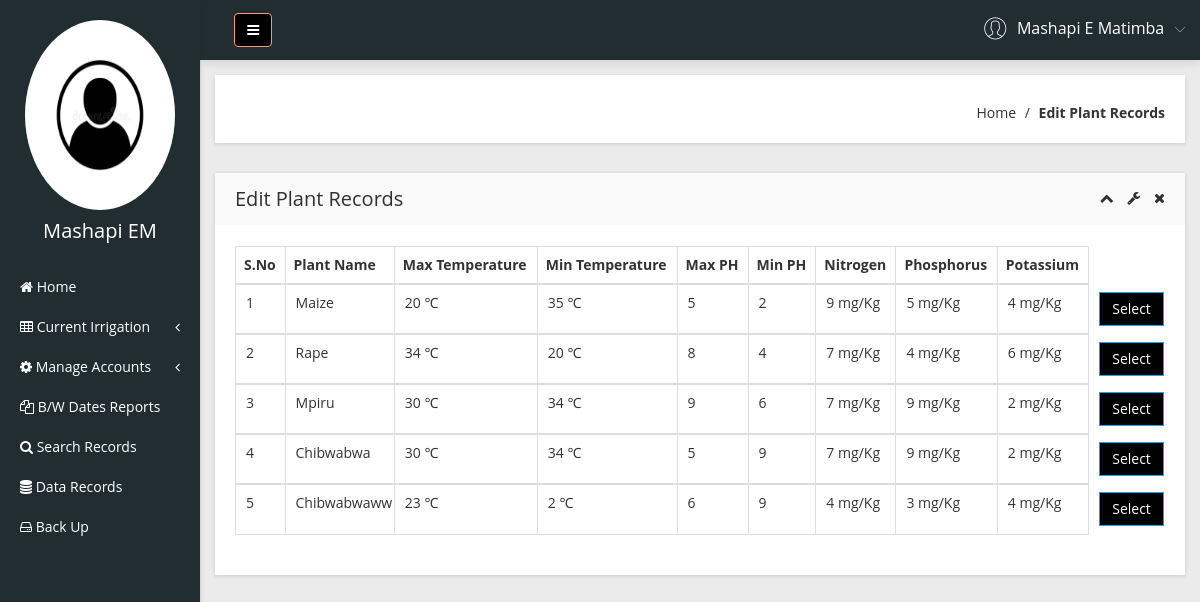
Page /Admin/change-irrigation.php (signed in) on the committed database.
### tables this page shows
CREATE TABLE `manager` (
  `ID` smallint(255) unsigned NOT NULL,
  `Admin_name` text NOT NULL,
  `Admin_username` text NOT NULL,
  `Admin_email` varchar(255) NOT NULL,
  `Phone_number` varchar(14) NOT NULL,
  `Password` varchar(255) NOT NULL,
  `Registration_date` datetime NOT NULL,
  PRIMARY KEY (`Admin_email`,`ID`)
);

CREATE TABLE `plant_records` (
  `ID` smallint(255) unsigned NOT NULL,
  `Plant_name` varchar(255) NOT NULL,
  `Ph_low` tinyint(3) unsigned NOT NULL,
  `Ph_high` tinyint(3) unsigned NOT NULL,
  `Temp_high` tinyint(4) NOT NULL,
  `Temp_low` tinyint(4) NOT NULL,
  `Moisture_high` smallint(5) unsigned NOT NULL,
  `Moisture_low` smallint(5) unsigned NOT NULL,
  `Nitrogen` tinyint(3) unsigned NOT NULL,
  `Phosphorus` tinyint(3) unsigned NOT NULL,
  `Potassium` tinyint(3) unsigned NOT NULL,
  PRIMARY KEY (`ID`,`Plant_name`)
);

### Admin/change-irrigation.php (the view, shortened to what this page needs)
<?php
include('includes/dbconnection.php');
if (strlen($_SESSION['smaid']==0)) {
  header('location:logout.php');
  } else{
  ?>
<!doctype html>
<html class="no-js" lang="en">
<head>
    <link rel="stylesheet" href="css/bootstrap.min.css">
    <link rel="stylesheet" href="css/font-awesome.min.css">
    <link rel="stylesheet" href="css/adminpro-custon-icon.css">
    <link rel="stylesheet" href="css/meanmenu.min.css">
    <link rel="stylesheet" href="css/jquery.mCustomScrollbar.min.css">
    <link rel="stylesheet" href="css/animate.css">
    <link rel="stylesheet" href="css/data-table/bootstrap-table.css">
    <link rel="stylesheet" href="css/data-table/bootstrap-editable.css">
    <link rel="stylesheet" href="css/normalize.css">
    <link rel="stylesheet" href="css/c3.min.css">
    <link rel="stylesheet" href="style.css">
    <link rel="stylesheet" href="css/responsive.css">
</head>
<body class="materialdesign">
    <div class="wrapper-pro">
      <?php include_once('includes/sidebar.php');?>
        <?php include_once('includes/header.php');?>
            <div class="breadcome-area mg-b-30 small-dn">
                <div class="container-fluid">
                    <div class="row">
                        <div class="col-lg-12">
                            <div class="breadcome-list shadow-reset">
                                <div class="row">
                                    <div class="col-lg-12">
                                        <ul class="breadcome-menu">
                                            <li><a href="dashboard.php">Home</a> <span class="bread-slash">/</span>
                                            </li>
                                            <li><span class="bread-blod">Edit Plant Records</span>
                                            </li>
                                        </ul>
                                    </div>
                                </div>
                            </div>
                        </div>
                    </div>
                </div>
            </div>
            <div class="data-table-area mg-b-15">
                <div class="container-fluid">
                    <div class="row">
                        <div class="col-lg-12">
                            <div class="sparkline13-list shadow-reset">
                                <div class="sparkline13-hd">
                                    <div class="main-sparkline13-hd">
                                        <h1>Edit <span class="table-project-n"></span> Plant Records</h1>
                                        <div class="sparkline13-outline-icon">
                                            <span class="sparkline13-collapse-link"><i class="fa fa-chevron-up"></i></span>
                                            <span><i class="fa fa-wrench"></i></span>
                                            <span class="sparkline13-collapse-close"><i class="fa fa-times"></i></span>
                                        </div>
                                    </div>
                                </div>
                                <div class="sparkline13-graph">
                                    <div class="datatable-dashv1-list custom-datatable-overright">
                                        <table class="table table-bordered table-hover">
                                            <thead>
                                                <tr>
                                                    <th>S.No</th>
                                                    <th>Plant Name</th>
                                                    <th>Max Temperature</th>
                                                    <th>Min Temperature</th>
                                                    <th>Max PH</th>
                                                    <th>Min PH</th>
                                                    <th>Nitrogen</th>
                                                    <th>Phosphorus</th>
                                                    <th>Potassium</th>
                                                    <th style="border-right-style: hidden; border-bottom-style: hidden; border-top-style: hidden"></th>
                                                </tr>
                                            </thead>
                                            <tbody>
                                              <?php
$sql="SELECT * from plant_records" ;
$query = $Conn -> query($sql);
$cnt=1;
if($query->num_rows > 0){
while($row = $query->fetch_assoc()){
            ?>
                                                <tr class="text-center">
                                                    <td><?php echo htmlentities($cnt);?></td>
                                                    <td><?php  echo $row['Plant_name'];?></td>
                                                    <td><?php  echo $row['Temp_high'];?> &#8451;</td>
                                                    <td><?php  echo $row['Temp_low'];?> &#8451;</td>
                                                    <td><?php  echo $row['Ph_high'];?></td>
                                                    <td><?php  echo $row['Ph_low'];?></td>
                                                    <td><?php  echo $row['Nitrogen']." mg/Kg";?></td>
                                                    <td><?php  echo $row['Phosphorus']." mg/Kg";?></td>
                                                    <td><?php  echo $row['Potassium']." mg/Kg";?></td>
                                                    <td style="border-right-style: hidden; border-bottom-style: hidden; border-top-style: hidden" ><form method="get"><button value="<?php echo $row['ID']?>" type="submit" style="background:black; color:white" name="submit" class="btn btn-primary">Select</button></form></td>
                                                </tr>
                                                </tbody>
                                            <?php
                                            $cnt=$cnt+1;
                                              }
                                              } ?>
                                        </table>
                                    </div>
                                </div>
                            </div>
                        </div>
                    </div>
                </div>
            </div>
        </div>
    </div>
</body>
</html><?php }  ?>

### Admin/includes/sidebar.php (shortened to what this page needs)
<?php
   include('includes/dbconnection.php');
   if (strlen($_SESSION['smaid'] == 0)) {
       header('location:logout.php');
   } else {
   ?>
    <div class="left-sidebar-pro" style="color:white">
        <nav id="sidebar">
            <div class="sidebar-header" style="color:white">
                <a href="profile.php"><img src="img/avatar.jpg" style="height:190px; width: 150px" alt="" />
                </a>
                <?php
                   $aid = $_SESSION['smaid'];
                   $sql = "SELECT Admin_username, Admin_email from  manager where ID='$aid'";
                   $query = $Conn->query($sql);
                   if ($query->num_rows > 0) {
                       $row = $query->fetch_assoc();              ?>
                    <h3> <?php echo $row['Admin_username']; ?></h3>
                <?php $cnt = $cnt + 1;
                   } ?>
            </div>
            <div class="left-custom-menu-adp-wrap" style="background-color: #222d32">
                <ul class="nav navbar-nav left-sidebar-menu-pro">
                    <li class="nav-item">
                        <a href="dashboard.php" role="button" aria-expanded="false"><i class="fa big-icon fa-home"></i> <span class="mini-dn">Home</span> </a>
                    </li>
                    <li class="nav-item"><a href="#" data-toggle="dropdown" role="button" aria-expanded="false" class="nav-link dropdown-toggle"><i class="fa big-icon fa-table"></i> <span class="mini-dn">Current Irrigation</span> <span class="indicator-right-menu mini-dn"><i class="fa indicator-mn fa-angle-left"></i></span></a>
                    </li>
                    <li class="nav-item"><a href="#" data-toggle="dropdown" role="button" aria-expanded="false" class="nav-link dropdown-toggle"><i class="fa fa-cog"></i> <span class="mini-dn">Manage Accounts</span> <span class="indicator-right-menu mini-dn"><i class="fa indicator-mn fa-angle-left"></i></span></a>
                    </li>
                    <li class="nav-item">
                        <a href="between-dates.php" role="button" aria-expanded="false"><i class="fa big-icon fa-files-o"> </i> <span class="mini-dn"> B/W Dates Reports</span> </a>
                    </li>
                    <li class="nav-item">
                        <a href="search.php" role="button" aria-expanded="false"><i class="fa fa-search"></i> <span class="mini-dn">Search Records</span> </a>
                    </li>
                    <li class="nav-item">
                        <a href="records.php" role="button" aria-expanded="false"><i class="fa fa-database" aria-hidden="true"></i> <span class="mini-dn">Data Records</span> </a>
                    </li>
                    <li class="nav-item">
                        <a href="backup.php" role="button" aria-expanded="false"><i class="fa fa-hdd-o" aria-hidden="true"></i> <span class="mini-dn">Back Up</span> </a>
                    </li>
                </ul>
            </div>
        </nav>
    </div>
<?php }  ?>

### Admin/includes/header.php (shortened to what this page needs)
      <?php
include('includes/dbconnection.php');
if (strlen($_SESSION['smaid']==0)) {
  header('location:logout.php');
  } else{
  ?>
 <div class="content-inner-all">
            <div class="header-top-area" >
                <div class="fixed-header-top" style="margin-left:1.6%;">
                    <div class="container-fluid">
                        <div class="row" style="background-color: #222d32;">
                            <div class="col-lg-1 col-md-6 col-sm-6 col-xs-12">
                                <button type="button" id="sidebarCollapse" class="btn bar-button-pro header-drl-controller-btn btn-info navbar-btn"  style="background:black">
                                    <i class="fa fa-bars"></i>
                                </button>
                            </div>
                            <div class="col-lg-5 col-md-5 col-sm-6 col-xs-12 ">
                                <div class="header-right-info">
                                    <ul class="nav navbar-nav mai-top-nav header-right-menu">
                                        <li class="nav-item">
                                            <a href="#" data-toggle="dropdown" role="button" aria-expanded="false" class="nav-link dropdown-toggle">
                                                <?php
$aid=$_SESSION['smaid'];
$sql="SELECT Admin_name from  manager where ID='$aid'";
$query = $Conn -> query($sql);
$cnt=1;
if($query->num_rows > 0)
{
    $row = $query->fetch_assoc();
              ?>
                                                <span class="adminpro-icon adminpro-user-rounded header-riht-inf"></span>
                                                <span class="admin-name"><?php  echo $row['Admin_name'];?></span>
                                                <span class="author-project-icon adminpro-icon adminpro-down-arrow"></span><?php $cnt=$cnt+1;} ?>
                                            </a>
                                        </li>
                                    </ul>
                                </div>
                            </div>
                        </div>
                    </div>
                </div>
            </div><?php }  ?>

### rows in the picture
manager: Admin_username "Mashapi EM", Admin_name "Mashapi E Matimba"
plant_records: Plant_name "Maize", Temp_high "20", Temp_low "35", Ph_high "5", Ph_low "2", Nitrogen "9", Phosphorus "5", Potassium "4"
plant_records: Plant_name "Rape", Temp_high "34", Temp_low "20", Ph_high "8", Ph_low "4", Nitrogen "7", Phosphorus "4", Potassium "6"
plant_records: Plant_name "Mpiru", Temp_high "30", Temp_low "34", Ph_high "9", Ph_low "6", Nitrogen "7", Phosphorus "9", Potassium "2"
plant_records: Plant_name "Chibwabwa", Temp_high "30", Temp_low "34", Ph_high "5", Ph_low "9", Nitrogen "7", Phosphorus "9", Potassium "2"
plant_records: Plant_name "Chibwabwaww", Temp_high "23", Temp_low "2", Ph_high "6", Ph_low "9", Nitrogen "4", Phosphorus "3", Potassium "4"
